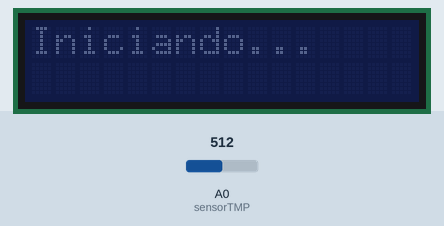
This sketch was run on a simulated Arduino Uno, built with avr-gcc and run on an emulated ATmega328P. Shown: 16×2 character LCD. The inputs (shaded band) are chosen by the test bench; at power-on: A0 (sensorTMP) = 512.

Above: at 2.2 s.
At 5.0 s:
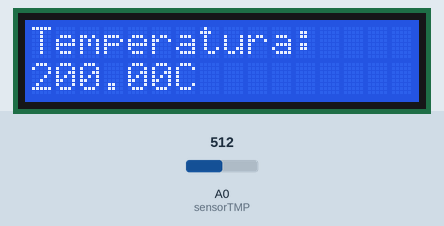
5.1 s: A0 (sensorTMP) set to 716
At 10.3 s:
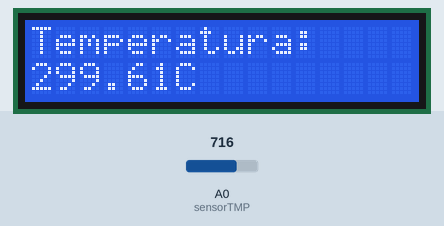
11.4 s: A0 (sensorTMP) set to 900
At 16.4 s:
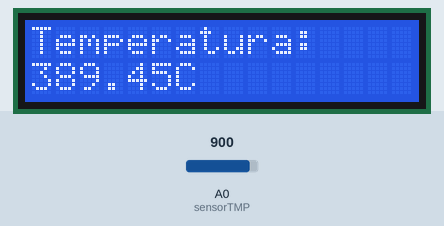
17.5 s: A0 (sensorTMP) set to 1023
At 22.5 s:
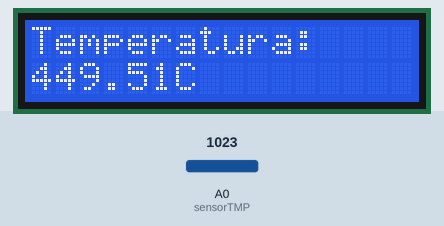
Timing chart, 0 to 24.0 s (numbered marks = the images above; inputs shaded):
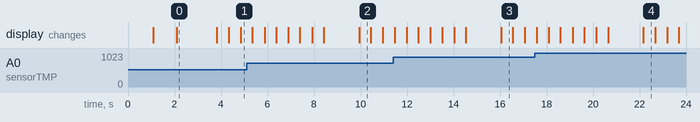

The sketch:

temperatura_ambiente.ino
```cpp
// Biblioteca LCD com módulo I2C
#include <LiquidCrystal_I2C.h>

// Inicializar o LCD (endereço 0x20, com 16 colunas e 2 linhas)
LiquidCrystal_I2C telaLcd(0x20, 16, 2);

// Variável para o sensor de temperatura (pino A0)
int sensorTMP = A0;

// Variável para armazenar o valor lido do sensor de temperatura
int valorLido = 0;

void setup() {
  // Definir o sensor de temperatura como entrada
  pinMode(sensorTMP, INPUT);

  // Ligar a tela LCD
  telaLcd.init();

  // Limpar qualquer dado que esteja na tela
  telaLcd.clear();

  // Exibir mensagem de inicialização
  telaLcd.setCursor(0, 0); // Posição (coluna 0, linha 0)
  telaLcd.print("Iniciando.");
  delay(1000); // Aguardar 1 segundos
  telaLcd.clear();
  telaLcd.print("Iniciando..");
  delay(1000); // Aguardar 1 segundos
  telaLcd.clear();
  telaLcd.print("Iniciando...");
  delay(1700); // Aguardar 1 segundos
  telaLcd.clear(); // Limpar a tela para exibir dados posteriormente

  // Aumentar a luminosidade do LCD
  telaLcd.backlight();
}

void loop() {
  // Capturar o valor analógico do sensor de temperatura
  valorLido = analogRead(sensorTMP);

  // Converter o valor lido em uma tensão elétrica (em volts)
  float tensao = (valorLido * 5.0) / 1024.0;

  // Converter a tensão em graus Celsius (baseado no tipo de sensor)
  float temperatura = (tensao - 0.5) * 100.0;

  // Fazer a mensagem de temperatura piscar 5 vezes
  for (int i = 0; i < 5; i++) {// Código a ser repetido
    //### Passo a passo do ` for (int i = 0; i < 5; i++)`: 1.
    //**`int i = 0`**: - Inicializa a variável `i` com o valor `0`.
    //Esse valor serve como um contador que controla o número de vezes que o laço será executado.
    //- O valor de `i` começa em 0, começando a primeira repetição do laço
    // Exibir o valor da temperatura na tela LCD
    telaLcd.setCursor(0, 0); // Posição (coluna 0, linha 0)
    telaLcd.print("Temperatura:");
    telaLcd.setCursor(0, 1); // Posição (coluna 0, linha 1)
    telaLcd.print(temperatura); // Exibir a temperatura
    telaLcd.print("C");

    delay(500); // Manter a mensagem visível por 500ms

    // Apagar a mensagem
    telaLcd.clear();

    delay(500); // Manter a tela apagada por 500ms
  }

  // Pequeno delay para evitar leituras muito rápidas
  delay(1000);
}
```

Measured:
- after the input at 5.1 s, the display: first differs from a run without the input after 4.8 s (image 2)
- after the input at 11.4 s, the display: first differs from a run without the input after 4.7 s (image 3)
- after the input at 17.5 s, the display: first differs from a run without the input after 4.7 s (image 4)
- what the display in image 0 shows lasts 1.7 s, from 2.1 s to 3.8 s
- what the display in image 2 shows lasts 0.5 s, from 9.9 s to 10.4 s
